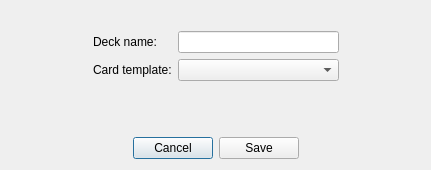
<?xml version="1.0" encoding="UTF-8"?>
<ui version="4.0">
 <class>Dialog</class>
 <widget class="QDialog" name="Dialog">
  <property name="geometry">
   <rect>
    <x>0</x>
    <y>0</y>
    <width>431</width>
    <height>170</height>
   </rect>
  </property>
  <property name="windowTitle">
   <string>Deck</string>
  </property>
  <layout class="QHBoxLayout" name="horizontalLayout_3">
   <item>
    <spacer name="horizontalSpacer">
     <property name="orientation">
      <enum>Qt::Horizontal</enum>
     </property>
     <property name="sizeType">
      <enum>QSizePolicy::MinimumExpanding</enum>
     </property>
     <property name="sizeHint" stdset="0">
      <size>
       <width>50</width>
       <height>20</height>
      </size>
     </property>
    </spacer>
   </item>
   <item>
    <layout class="QVBoxLayout" name="verticalLayout">
     <item>
      <spacer name="verticalSpacer_2">
       <property name="orientation">
        <enum>Qt::Vertical</enum>
       </property>
       <property name="sizeType">
        <enum>QSizePolicy::Fixed</enum>
       </property>
       <property name="sizeHint" stdset="0">
        <size>
         <width>20</width>
         <height>20</height>
        </size>
       </property>
      </spacer>
     </item>
     <item>
      <layout class="QFormLayout" name="formLayout">
       <item row="0" column="0">
        <widget class="QLabel" name="label">
         <property name="text">
          <string>Deck name:</string>
         </property>
        </widget>
       </item>
       <item row="1" column="0">
        <widget class="QLabel" name="label_2">
         <property name="text">
          <string>Card template:</string>
         </property>
        </widget>
       </item>
       <item row="0" column="1">
        <widget class="QLineEdit" name="entryDeckName"/>
       </item>
       <item row="1" column="1">
        <widget class="QComboBox" name="comboTemplate"/>
       </item>
      </layout>
     </item>
     <item>
      <spacer name="verticalSpacer">
       <property name="orientation">
        <enum>Qt::Vertical</enum>
       </property>
       <property name="sizeType">
        <enum>QSizePolicy::MinimumExpanding</enum>
       </property>
       <property name="sizeHint" stdset="0">
        <size>
         <width>20</width>
         <height>20</height>
        </size>
       </property>
      </spacer>
     </item>
     <item>
      <layout class="QHBoxLayout" name="horizontalLayout_5">
       <item>
        <spacer name="horizontalSpacer_3">
         <property name="orientation">
          <enum>Qt::Horizontal</enum>
         </property>
         <property name="sizeHint" stdset="0">
          <size>
           <width>40</width>
           <height>20</height>
          </size>
         </property>
        </spacer>
       </item>
       <item>
        <widget class="QPushButton" name="buttonCancel">
         <property name="text">
          <string>Cancel</string>
         </property>
        </widget>
       </item>
       <item>
        <widget class="QPushButton" name="buttonSave">
         <property name="text">
          <string>Save</string>
         </property>
        </widget>
       </item>
       <item>
        <spacer name="horizontalSpacer_4">
         <property name="orientation">
          <enum>Qt::Horizontal</enum>
         </property>
         <property name="sizeHint" stdset="0">
          <size>
           <width>40</width>
           <height>20</height>
          </size>
         </property>
        </spacer>
       </item>
      </layout>
     </item>
    </layout>
   </item>
   <item>
    <spacer name="horizontalSpacer_2">
     <property name="orientation">
      <enum>Qt::Horizontal</enum>
     </property>
     <property name="sizeType">
      <enum>QSizePolicy::MinimumExpanding</enum>
     </property>
     <property name="sizeHint" stdset="0">
      <size>
       <width>49</width>
       <height>20</height>
      </size>
     </property>
    </spacer>
   </item>
  </layout>
 </widget>
 <resources/>
 <connections/>
</ui>
